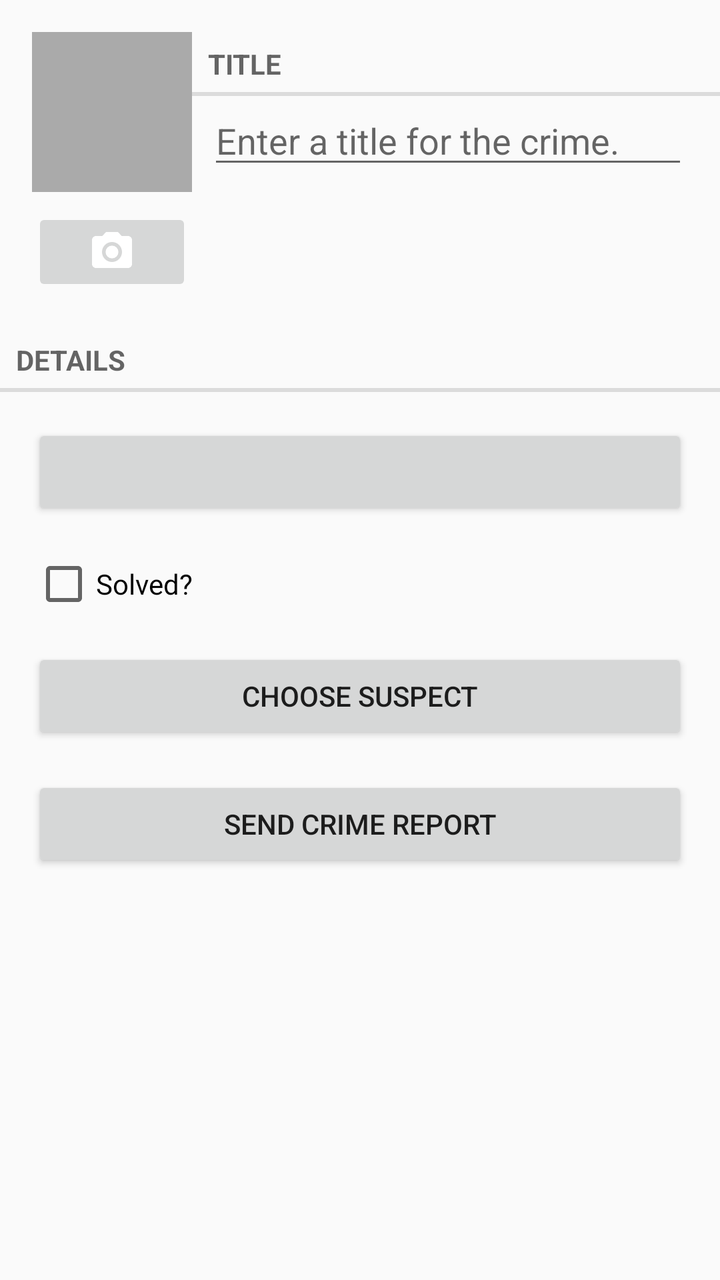
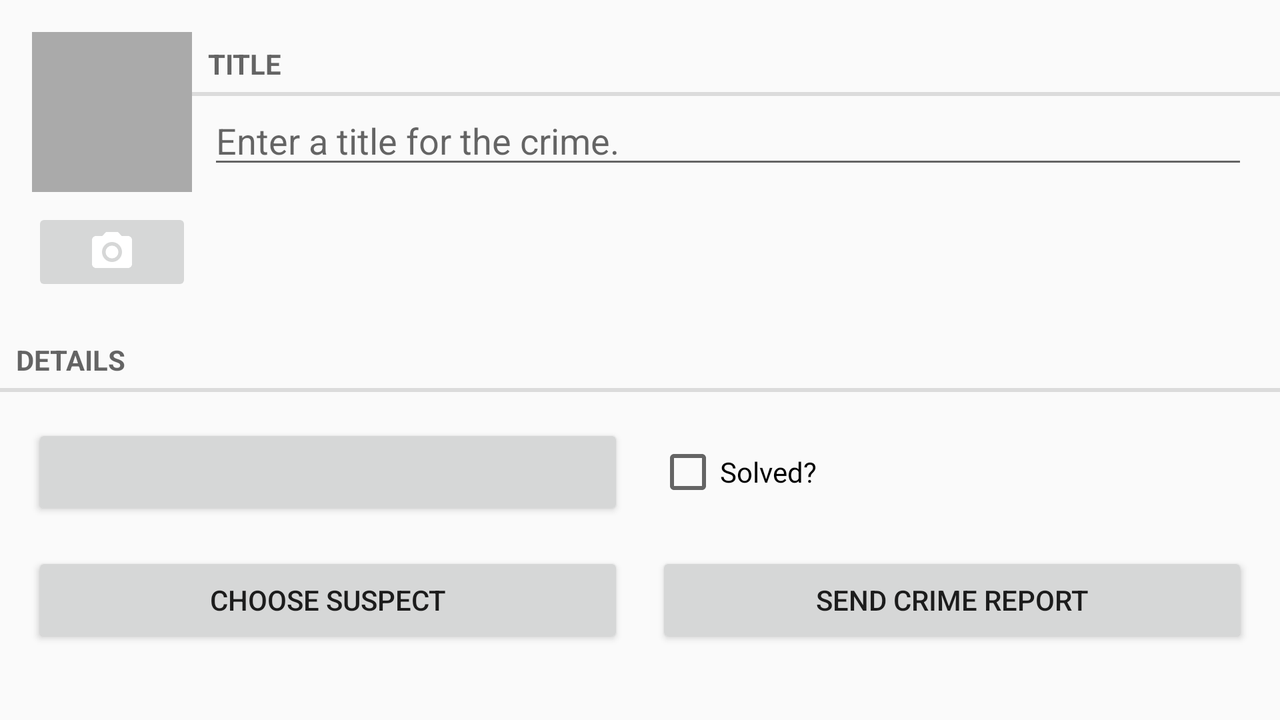

Two renders of one Android screen. The first uses the default layout on a phone; the second uses the alternative layout the repository ships for a different screen configuration, on a matching device. The two XML files are below.
<!-- AndroidManifest.xml: application theme AppTheme -->
<!-- res/layout/fragment_crime.xml -->
<?xml version="1.0" encoding="utf-8"?>
<android.support.constraint.ConstraintLayout
  xmlns:android="http://schemas.android.com/apk/res/android"
  xmlns:app="http://schemas.android.com/apk/res-auto"
  android:layout_width="match_parent"
  android:layout_height="match_parent">

  <include
    android:id="@+id/view_camera_and_title"
    layout="@layout/view_camera_and_title"
    android:layout_width="0dp"
    android:layout_height="wrap_content"
    app:layout_constraintLeft_toLeftOf="parent"
    app:layout_constraintRight_toRightOf="parent"
    app:layout_constraintTop_toTopOf="parent"/>

  <TextView
    android:id="@+id/crime_details_label"
    style="?android:listSeparatorTextViewStyle"
    android:layout_width="0dp"
    android:layout_height="wrap_content"
    android:layout_marginTop="16dp"
    android:text="@string/crime_details_label"
    app:layout_constraintLeft_toLeftOf="parent"
    app:layout_constraintRight_toRightOf="parent"
    app:layout_constraintTop_toBottomOf="@+id/view_camera_and_title"/>

  <Button
    android:id="@+id/crime_date"
    android:layout_width="0dp"
    android:layout_height="wrap_content"
    android:layout_marginEnd="16dp"
    android:layout_marginLeft="16dp"
    android:layout_marginRight="16dp"
    android:layout_marginStart="16dp"
    android:layout_marginTop="16dp"
    app:layout_constraintLeft_toLeftOf="parent"
    app:layout_constraintRight_toRightOf="parent"
    app:layout_constraintTop_toBottomOf="@+id/crime_details_label"/>

  <CheckBox
    android:id="@+id/crime_solved"
    android:layout_width="0dp"
    android:layout_height="wrap_content"
    android:layout_marginEnd="16dp"
    android:layout_marginLeft="16dp"
    android:layout_marginRight="16dp"
    android:layout_marginStart="16dp"
    android:layout_marginTop="16dp"
    android:text="@string/crime_solved_label"
    app:layout_constraintLeft_toLeftOf="parent"
    app:layout_constraintRight_toRightOf="parent"
    app:layout_constraintTop_toBottomOf="@+id/crime_date"/>

  <Button
    android:id="@+id/crime_suspect"
    android:layout_width="0dp"
    android:layout_height="wrap_content"
    android:layout_marginEnd="16dp"
    android:layout_marginLeft="16dp"
    android:layout_marginRight="16dp"
    android:layout_marginStart="16dp"
    android:layout_marginTop="16dp"
    android:text="@string/crime_suspect_text"
    app:layout_constraintLeft_toLeftOf="parent"
    app:layout_constraintRight_toRightOf="parent"
    app:layout_constraintTop_toBottomOf="@+id/crime_solved"/>

  <Button
    android:id="@+id/crime_report"
    android:layout_width="0dp"
    android:layout_height="wrap_content"
    android:layout_marginEnd="16dp"
    android:layout_marginLeft="16dp"
    android:layout_marginRight="16dp"
    android:layout_marginStart="16dp"
    android:layout_marginTop="16dp"
    android:text="@string/crime_report_text"
    app:layout_constraintLeft_toLeftOf="parent"
    app:layout_constraintRight_toRightOf="parent"
    app:layout_constraintTop_toBottomOf="@+id/crime_suspect"/>

</android.support.constraint.ConstraintLayout>
<!-- res/layout/view_camera_and_title.xml (included above) -->
<?xml version="1.0" encoding="utf-8"?>
<android.support.constraint.ConstraintLayout
  xmlns:android="http://schemas.android.com/apk/res/android"
  xmlns:app="http://schemas.android.com/apk/res-auto"
  android:layout_width="match_parent"
  android:layout_height="match_parent">

  <ImageView
    android:id="@+id/crime_photo"
    android:layout_width="80dp"
    android:layout_height="80dp"
    android:layout_marginLeft="16dp"
    android:layout_marginStart="16dp"
    android:layout_marginTop="16dp"
    android:background="@android:color/darker_gray"
    android:cropToPadding="true"
    android:scaleType="centerInside"
    app:layout_constraintLeft_toLeftOf="parent"
    app:layout_constraintTop_toTopOf="parent"/>

  <ImageButton
    android:id="@+id/crime_camera"
    android:layout_width="0dp"
    android:layout_height="wrap_content"
    android:layout_marginLeft="0dp"
    android:layout_marginRight="0dp"
    android:layout_marginTop="8dp"
    android:src="@drawable/ic_menu_camera"
    app:layout_constraintLeft_toLeftOf="@+id/crime_photo"
    app:layout_constraintRight_toRightOf="@+id/crime_photo"
    app:layout_constraintTop_toBottomOf="@+id/crime_photo"/>

  <TextView
    android:id="@+id/crime_title_label"
    style="?android:listSeparatorTextViewStyle"
    android:layout_width="0dp"
    android:layout_height="wrap_content"
    android:layout_marginTop="16dp"
    android:text="@string/crime_title_label"
    app:layout_constraintLeft_toRightOf="@id/crime_photo"
    app:layout_constraintRight_toRightOf="parent"
    app:layout_constraintTop_toTopOf="parent"/>

  <EditText
    android:id="@+id/crime_title"
    android:layout_width="0dp"
    android:layout_height="wrap_content"
    android:layout_marginEnd="16dp"
    android:layout_marginLeft="8dp"
    android:layout_marginRight="16dp"
    android:layout_marginStart="8dp"
    android:hint="@string/crime_title_hint"
    app:layout_constraintLeft_toRightOf="@id/crime_photo"
    app:layout_constraintRight_toRightOf="parent"
    app:layout_constraintTop_toBottomOf="@+id/crime_title_label"/>

</android.support.constraint.ConstraintLayout>
<!-- resources referenced by this layout -->
<resources>
  <!-- drawable ic_menu_camera (drawable) -->
  <vector xmlns:android="http://schemas.android.com/apk/res/android"
          android:width="24dp"
          android:height="24dp"
          android:viewportHeight="24.0"
          android:viewportWidth="24.0">
    <path
      android:fillColor="#FFFFFF"
      android:pathData="M12,12m-3.2,0a3.2,3.2 0,1 1,6.4 0a3.2,3.2 0,1 1,-6.4 0"/>
    <path
      android:fillColor="#FFFFFF"
      android:pathData="M9,2L7.17,4L4,4c-1.1,0 -2,0.9 -2,2v12c0,1.1 0.9,2 2,2h16c1.1,0 2,-0.9 2,-2L22,6c0,-1.1 -0.9,-2 -2,-2h-3.17L15,2L9,2zM12,17c-2.76,0 -5,-2.24 -5,-5s2.24,-5 5,-5 5,2.24 5,5 -2.24,5 -5,5z"/>
  </vector>
  <string name="crime_details_label">Details</string>
  <string name="crime_report_text">Send Crime Report</string>
  <string name="crime_solved_label">Solved?</string>
  <string name="crime_suspect_text">Choose Suspect</string>
  <string name="crime_title_hint">Enter a title for the crime.</string>
  <string name="crime_title_label">Title</string>
  <style name="AppTheme" parent="Theme.AppCompat.Light.DarkActionBar">
      <item name="colorPrimary">@color/colorPrimary</item>
      <item name="colorPrimaryDark">@color/colorPrimaryDark</item>
      <item name="colorAccent">@color/colorAccent</item>
    </style>
</resources>
<!-- res/layout-land/fragment_crime.xml (the repository's variant of the layout above) -->
<!-- drawn on the phone turned sideways -->
<?xml version="1.0" encoding="utf-8"?>
<android.support.constraint.ConstraintLayout
  xmlns:android="http://schemas.android.com/apk/res/android"
  xmlns:app="http://schemas.android.com/apk/res-auto"
  android:layout_width="match_parent"
  android:layout_height="match_parent">

  <include
    android:id="@+id/view_camera_and_title"
    layout="@layout/view_camera_and_title"
    android:layout_width="0dp"
    android:layout_height="wrap_content"
    app:layout_constraintLeft_toLeftOf="parent"
    app:layout_constraintRight_toRightOf="parent"
    app:layout_constraintTop_toTopOf="parent"/>

  <TextView
    android:id="@+id/crime_details_label"
    style="?android:listSeparatorTextViewStyle"
    android:layout_width="0dp"
    android:layout_height="wrap_content"
    android:layout_marginTop="16dp"
    android:text="@string/crime_details_label"
    app:layout_constraintLeft_toLeftOf="parent"
    app:layout_constraintRight_toRightOf="parent"
    app:layout_constraintTop_toBottomOf="@+id/view_camera_and_title"/>

  <Button
    android:id="@+id/crime_date"
    android:layout_width="0dp"
    android:layout_height="wrap_content"
    android:layout_marginEnd="8dp"
    android:layout_marginLeft="16dp"
    android:layout_marginRight="8dp"
    android:layout_marginStart="16dp"
    android:layout_marginTop="16dp"
    app:layout_constraintLeft_toLeftOf="parent"
    app:layout_constraintRight_toLeftOf="@+id/crime_solved"
    app:layout_constraintTop_toBottomOf="@+id/crime_details_label"/>

  <CheckBox
    android:id="@+id/crime_solved"
    android:layout_width="0dp"
    android:layout_height="wrap_content"
    android:layout_marginEnd="16dp"
    android:layout_marginLeft="8dp"
    android:layout_marginRight="16dp"
    android:layout_marginStart="8dp"
    android:text="@string/crime_solved_label"
    app:layout_constraintBottom_toBottomOf="@+id/crime_date"
    app:layout_constraintLeft_toRightOf="@+id/crime_date"
    app:layout_constraintRight_toRightOf="parent"
    app:layout_constraintTop_toTopOf="@+id/crime_date"/>

  <Button
    android:id="@+id/crime_suspect"
    android:layout_width="0dp"
    android:layout_height="wrap_content"
    android:layout_marginEnd="8dp"
    android:layout_marginLeft="16dp"
    android:layout_marginRight="8dp"
    android:layout_marginStart="16dp"
    android:layout_marginTop="16dp"
    android:text="@string/crime_suspect_text"
    app:layout_constraintHorizontal_chainStyle="spread_inside"
    app:layout_constraintLeft_toLeftOf="parent"
    app:layout_constraintRight_toLeftOf="@+id/crime_report"
    app:layout_constraintTop_toBottomOf="@+id/crime_date"/>

  <Button
    android:id="@+id/crime_report"
    android:layout_width="0dp"
    android:layout_height="wrap_content"
    android:layout_marginEnd="16dp"
    android:layout_marginLeft="8dp"
    android:layout_marginRight="16dp"
    android:layout_marginStart="8dp"
    android:layout_marginTop="16dp"
    android:text="@string/crime_report_text"
    app:layout_constraintLeft_toRightOf="@+id/crime_suspect"
    app:layout_constraintRight_toRightOf="parent"
    app:layout_constraintTop_toBottomOf="@+id/crime_date"/>

</android.support.constraint.ConstraintLayout>
